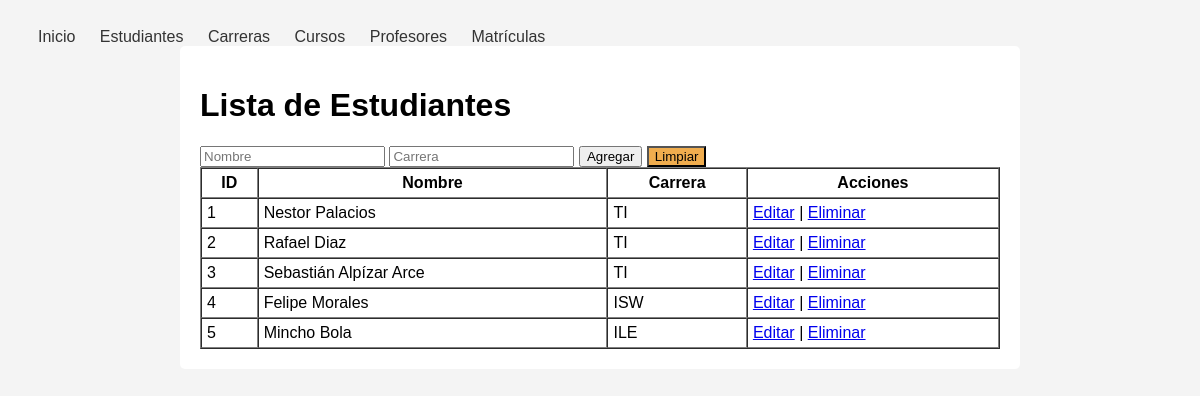
Page /estudiantes on the committed database.
### app.py (models this page shows)
class Estudiante(db.Model):
    id = db.Column(db.Integer, primary_key=True)
    nombre = db.Column(db.String(100), nullable=False)
    carrera = db.Column(db.String(100), nullable=False)

### app.py (the view)
@app.route("/estudiantes")
def listar_estudiantes():
    estudiantes = Estudiante.query.all()
    return render_template("estudiantes.html", estudiantes=estudiantes)

### templates/estudiantes.html (shortened to what this page needs)
{% extends "layout.html" %}
{% block content %}
<h1>Lista de Estudiantes</h1>
<form action="/estudiantes/agregar" method="POST" class="agregar-form">
    <input type="text" name="nombre" placeholder="Nombre" required>
    <input type="text" name="carrera" placeholder="Carrera" required>
    <button type="submit">Agregar</button>
    <button type="reset" style="background: #f0ad4e;">Limpiar</button>
</form>
<table border="1" cellpadding="5" cellspacing="0" style="width:100%;">
    <tr>
        <th>ID</th>
        <th>Nombre</th>
        <th>Carrera</th>
        <th>Acciones</th>
    </tr>
    {% for estudiante in estudiantes %}
    <tr>
        <td>{{ estudiante.id }}</td>
        <td>{{ estudiante.nombre }}</td>
        <td>{{ estudiante.carrera }}</td>
        <td>
            <a href="/estudiantes/editar/{{ estudiante.id }}">Editar</a> |
            <a href="/estudiantes/eliminar/{{ estudiante.id }}">Eliminar</a>
        </td>
    </tr>
    {% endfor %}
</table>
{% endblock %}

### templates/layout.html (shortened to what this page needs)
<!DOCTYPE html>
<html lang="es">
<head>
</head>
<body>
    <nav>
        <a href="/">Inicio</a>
        <a href="/estudiantes">Estudiantes</a>
        <a href="/carreras">Carreras</a>
        <a href="/cursos">Cursos</a>
        <a href="/profesores">Profesores</a>
        <a href="/matriculas">Matrículas</a>
    </nav>
    <div class="container">
        {% block content %}{% endblock %}
    </div>
</body>
</html>

### templates/layout.html (style rules this page uses)
body { font-family: Arial, sans-serif; background: #f4f4f4; padding: 20px; }
nav a { margin: 0 10px; text-decoration: none; color: #333; }
.container { background: white; padding: 20px; border-radius: 5px; max-width: 800px; margin: 0 auto; }

### rows in the picture
Estudiante: id "1", nombre "Nestor Palacios", carrera "TI"
Estudiante: id "2", nombre "Rafael Diaz", carrera "TI"
Estudiante: id "3", nombre "Sebastián Alpízar Arce", carrera "TI"
Estudiante: id "4", nombre "Felipe Morales", carrera "ISW"
Estudiante: id "5", nombre "Mincho Bola", carrera "ILE"
